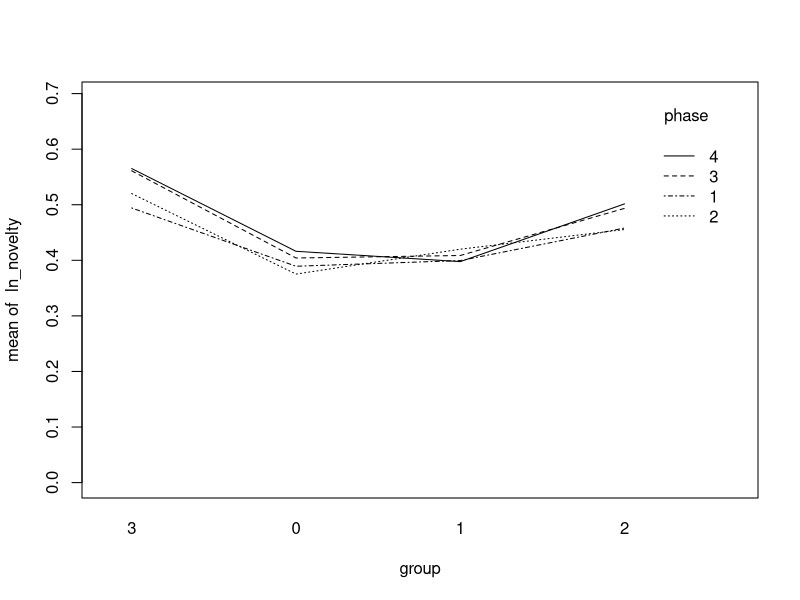
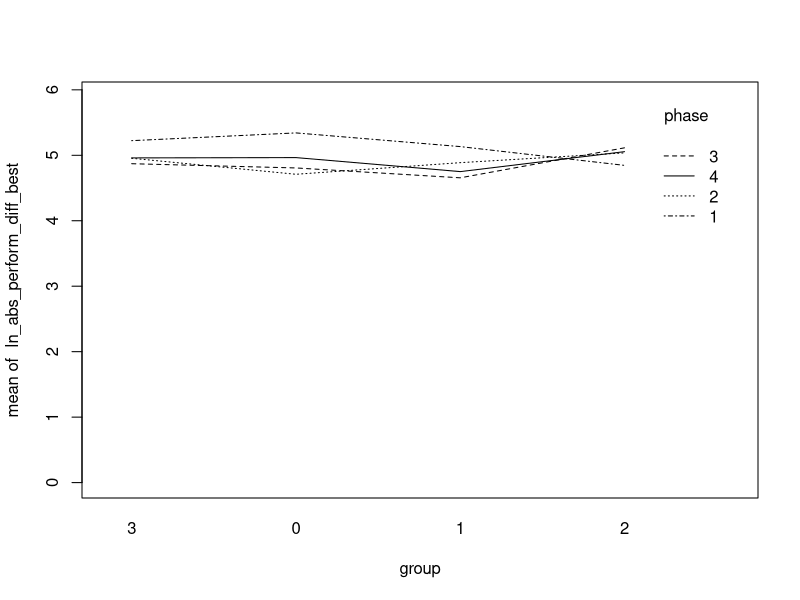

Recreate these plots in R, in order.
## ---- chunk 1
# reading input 
df <- read.csv("novelty_complete_rev.csv", header =TRUE, sep=",")
#df <- df[complete.cases(df), ]  
df
## ---- chunk 2
df$ln_novelty <- log(df$novelty+1) 
df$ln_abs_perform_diff_best <- log(df$abs_perform_diff_best+1) 
df$group = factor(df$group)
df
## ---- chunk 3
df$group <- relevel(df$group, ref = "3")
mod <- lm(ln_novelty ~ factor(group), data=df)
summary(mod)
## ---- chunk 4
mod <- lm(ln_abs_perform_diff_best ~ factor(group), data=df)
summary(mod)
## ---- chunk 5
with(df, interaction.plot(group, phase, ln_novelty, ylim=c(0, max(ln_novelty)))) # interaction plot
## ---- chunk 6
with(df, interaction.plot(group, phase, ln_abs_perform_diff_best, ylim=c(0, max(ln_abs_perform_diff_best)))) # interaction plot
## ---- chunk 7
df$group <- relevel(df$group, ref = "3")
mod2 <- lm(ln_novelty ~ factor(group) + abs_perform_diff_best + Q7_Q7_1 + Q7_Q7_2 + Q8_Q8_1 + Q10, data=df)
summary(mod2)
## ---- chunk 8
## check multicollinearity between variables 
install.packages("car")
library(car)

car::vif(mod2)
